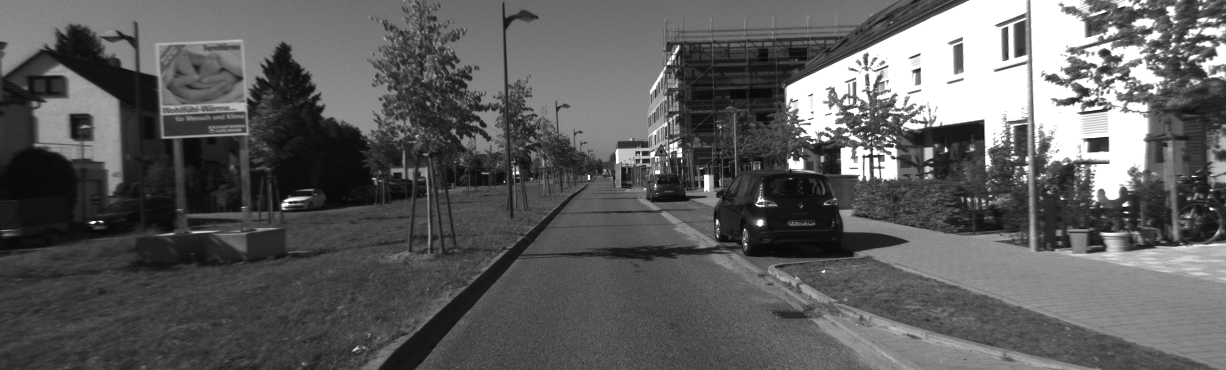
#> input picture KITTI_sequence_1/image_l/000000.png, 1226 x 370 px, found by its file name; its folder holds 4 pictures in this run
$ python live_camera_pose_estimation.py
#> lines starting #> are read from the running program, lines starting #| are printed output that depends on the picture
import os
import numpy as np
import cv2
import random
from matplotlib import pyplot as plt

from lib.visualization import plotting
from lib.visualization.video import play_trip

from tqdm import tqdm


class VisualOdometry():
    def __init__(self, data_dir):
        self.K, self.P = self._load_calib(os.path.join(data_dir, 'calib.txt'))
        self.gt_poses = self._load_poses(os.path.join(data_dir, 'poses.txt'))
        self.images = self._load_images(os.path.join(data_dir, 'image_l'))
        self.orb = cv2.ORB_create(3000)
        FLANN_INDEX_LSH = 6
        index_params = dict(algorithm=FLANN_INDEX_LSH, table_number=6, key_size=12, multi_probe_level=1)
        search_params = dict(checks=50)
        self.flann = cv2.FlannBasedMatcher(indexParams=index_params, searchParams=search_params)

    @staticmethod
    def _load_calib(filepath):
        """
        Loads the calibration of the camera
        Parameters
        ----------
        filepath (str): The file path to the camera file

        Returns
        -------
        K (ndarray): Intrinsic parameters
        P (ndarray): Projection matrix
        """
#> called with filepath = 'KITTI_sequence_2/calib.txt'
        with open(filepath, 'r') as f:
#> (reads KITTI_sequence_1/calib.txt from the repository)
            params = np.fromstring(f.readline(), dtype=np.float64, sep=' ')
            P = np.reshape(params, (3, 4))
            K = P[0:3, 0:3]
        return K, P

    @staticmethod
    def _load_poses(filepath):
        """
        Loads the GT poses

        Parameters
        ----------
        filepath (str): The file path to the poses file

        Returns
        -------
        poses (ndarray): The GT poses
        """
#> called with filepath = 'KITTI_sequence_2/poses.txt'
        poses = []
        with open(filepath, 'r') as f:
#> (reads KITTI_sequence_1/poses.txt from the repository)
            for line in f.readlines():
                T = np.fromstring(line, dtype=np.float64, sep=' ')
                T = T.reshape(3, 4)
                T = np.vstack((T, [0, 0, 0, 1]))
                poses.append(T)
        return poses

    @staticmethod
    def _load_images(filepath):
        """
        Loads the images

        Parameters
        ----------
        filepath (str): The file path to image dir

        Returns
        -------
        images (list): grayscale images
        """
#> called with filepath = 'KITTI_sequence_2/image_l'
        image_paths = [os.path.join(filepath, file) for file in sorted(os.listdir(filepath))]
        return [cv2.imread(path, cv2.IMREAD_GRAYSCALE) for path in image_paths]
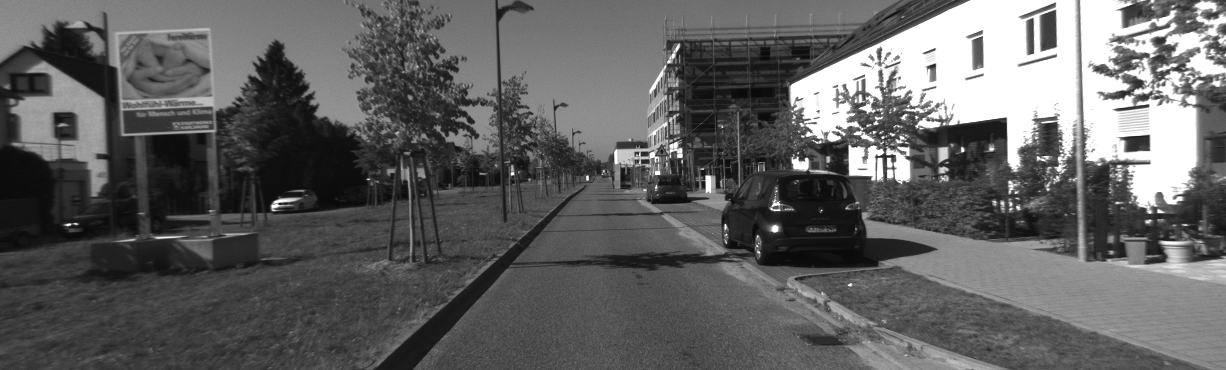
#> input picture KITTI_sequence_1/image_l/000001.png, 1226 x 370 px, found by its file name
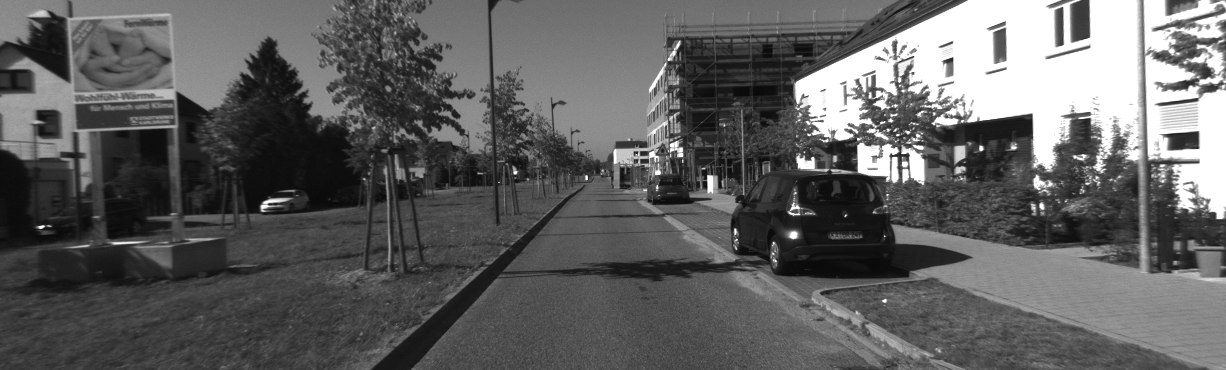
#> input picture KITTI_sequence_1/image_l/000002.png, 1226 x 370 px, found by its file name
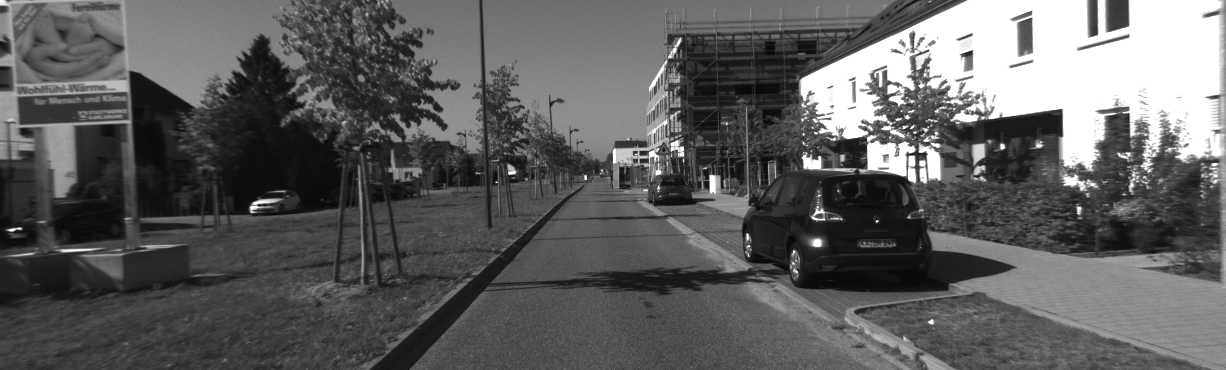
#> input picture KITTI_sequence_1/image_l/000003.png, 1226 x 370 px, found by its file name

    @staticmethod
    def _form_transf(R, t):
        """
        Makes a transformation matrix from the given rotation matrix and translation vector

        Parameters
        ----------
        R (ndarray): The rotation matrix
        t (list): The translation vector

        Returns
        -------
        T (ndarray): The transformation matrix
        """
        T = np.eye(4, dtype=np.float64)
        T[:3, :3] = R
        T[:3, 3] = t
        return T

    def get_matches(self, i):
        """
        This function detect and compute keypoints and descriptors from the i-1'th and i'th image using the class orb object

        Parameters
        ----------
        i (int): The current frame

        Returns
        -------
        q1 (ndarray): The good keypoints matches position in i-1'th image
        q2 (ndarray): The good keypoints matches position in i'th image
        """


        #keypoints1 = self.orb.detect(self.images[i - 1], None)
        keypoints1, descriptors1 = self.orb.detectAndCompute(self.images[i - 1], None)
        #keypoints2 = self.orb.detect(self.images[i], None)
        keypoints2, descriptors2 = self.orb.detectAndCompute(self.images[i], None)


        matches = self.flann.knnMatch(descriptors1, descriptors2, k=2)
        # store all the good matches as per Lowe's ratio test.


        good = []
        for m,n in matches:
            if m.distance < 0.5*n.distance:
                good.append(m)

        q1 = np.float32([ keypoints1[m.queryIdx].pt for m in good ])
        q2 = np.float32([ keypoints2[m.trainIdx].pt for m in good ])

        draw_params = dict(matchColor = -1, # draw matches in green color
                singlePointColor = None,
                matchesMask = None, # draw only inliers
                flags = 2)

        img3 = cv2.drawMatches(self.images[i], keypoints1, self. images[i-1],keypoints2, good ,None,**draw_params)
        cv2.imshow("image", img3)
        cv2.waitKey(750)
        # plt.imshow(img3, 'gray'),plt.show()
        # plt.imshow(self.images[i]),plt.show()
        # plt.imshow(self.images[i-1]),plt.show()
        return q1, q2


        # This function should detect and compute keypoints and descriptors from the i-1'th and i'th image using the class orb object
        # The descriptors should then be matched using the class flann object (knnMatch with k=2)
        # Remove the matches not satisfying Lowe's ratio test
        # Return a list of the good matches for each image, sorted such that the n'th descriptor in image i matches the n'th descriptor in image i-1
        # https://docs.opencv.org/master/d1/de0/tutorial_py_feature_homography.html
        pass

    def get_pose(self, q1, q2):
        """
        Calculates the transformation matrix

        Parameters
        ----------
        q1 (ndarray): The good keypoints matches position in i-1'th image
        q2 (ndarray): The good keypoints matches position in i'th image

        Returns
        -------
        transformation_matrix (ndarray): The transformation matrix
        """

        Essential, mask = cv2.findEssentialMat(q1, q2, self.K)
        # print ("\nEssential matrix:\n" + str(Essential))

        R, t = self.decomp_essential_mat(Essential, q1, q2)

        return self._form_transf(R,t)

        # Estimate the Essential matrix using built in OpenCV function
        # Use decomp_essential_mat to decompose the Essential matrix into R and t
        # Use the provided function to convert R and t to a transformation matrix T
        pass

    def decomp_essential_mat(self, E, q1, q2):
        """
        Decompose the Essential matrix

        Parameters
        ----------
        E (ndarray): Essential matrix
        q1 (ndarray): The good keypoints matches position in i-1'th image
        q2 (ndarray): The good keypoints matches position in i'th image

        Returns
        -------
        right_pair (list): Contains the rotation matrix and translation vector
        """


        R1, R2, t = cv2.decomposeEssentialMat(E)
        T1 = self._form_transf(R1,np.ndarray.flatten(t))
        T2 = self._form_transf(R2,np.ndarray.flatten(t))
        T3 = self._form_transf(R1,np.ndarray.flatten(-t))
        T4 = self._form_transf(R2,np.ndarray.flatten(-t))
        transformations = [T1, T2, T3, T4]

        # Homogenize K
        K = np.concatenate(( self.K, np.zeros((3,1)) ), axis = 1)

        # List of projections
        projections = [K @ T1, K @ T2, K @ T3, K @ T4]

        np.set_printoptions(suppress=True)

        # [4 lines of commented-out code are left out]

        positives = []
        for P, T in zip(projections, transformations):
            hom_Q1 = cv2.triangulatePoints(self.P, P, q1.T, q2.T)
            hom_Q2 = T @ hom_Q1
            # Un-homogenize
            Q1 = hom_Q1[:3, :] / hom_Q1[3, :]
            Q2 = hom_Q2[:3, :] / hom_Q2[3, :]

            total_sum = sum(Q2[2, :] > 0) + sum(Q1[2, :] > 0)
            relative_scale = np.mean(np.linalg.norm(Q1.T[:-1] - Q1.T[1:], axis=-1)/
                                     np.linalg.norm(Q2.T[:-1] - Q2.T[1:], axis=-1))
            positives.append(total_sum + relative_scale)


        # Decompose the Essential matrix using built in OpenCV function
        # Form the 4 possible transformation matrix T from R1, R2, and t
        # Create projection matrix using each T, and triangulate points hom_Q1
        # Transform hom_Q1 to second camera using T to create hom_Q2
        # Count how many points in hom_Q1 and hom_Q2 with positive z value
        # Return R and t pair which resulted in the most points with positive z

        max = np.argmax(positives)
        if (max == 2):
            # print(-t)
            return R1, np.ndarray.flatten(-t)
        elif (max == 3):
            # print(-t)
            return R2, np.ndarray.flatten(-t)
        elif (max == 0):
            # print(t)
            return R1, np.ndarray.flatten(t)
        elif (max == 1):
            # print(t)
            return R2, np.ndarray.flatten(t)


def main():
    data_dir = 'KITTI_sequence_2'  # Try KITTI_sequence_2 too
    vo = VisualOdometry(data_dir)


    play_trip(vo.images)  # Comment out to not play the trip
#> (this line was passed over: lib is not available in this run)

    gt_path = []
    estimated_path = []
    for i, gt_pose in enumerate(tqdm(vo.gt_poses, unit="pose")):
        if i == 0:
            cur_pose = gt_pose
        else:
            q1, q2 = vo.get_matches(i)
            transf = vo.get_pose(q1, q2)
            cur_pose = np.matmul(cur_pose, np.linalg.inv(transf))
            print ("\nGround truth pose:\n" + str(gt_pose))
            print ("\n Current pose:\n" + str(cur_pose))
            print ("The current pose used x,y: \n" + str(cur_pose[0,3]) + "   " + str(cur_pose[2,3]) )
        gt_path.append((gt_pose[0, 3], gt_pose[2, 3]))
        estimated_path.append((cur_pose[0, 3], cur_pose[2, 3]))
#> this loop made 5 passes
#> (printed output is left out)
#> pass 2, in get_matches, `img3 = cv2.drawMatches(self.images[i], keypoints1, self. images[i-1],k..`:
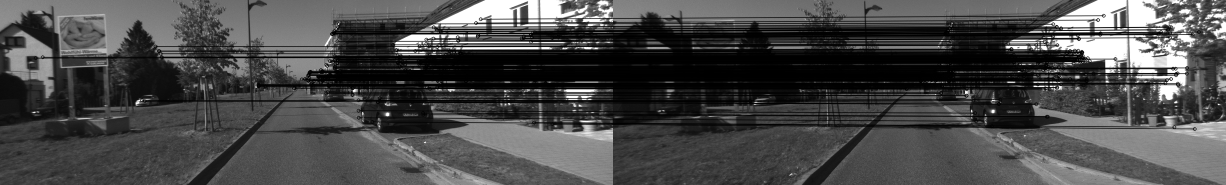
#> img3: shape (370, 2452, 3) (shown at 1/2 size); min 0, max 255, mean 73.2
#> pass 3, in get_matches (call 2), `img3 = cv2.drawMatches(self.images[i], keypoints1, self. images[i-1],k..`:
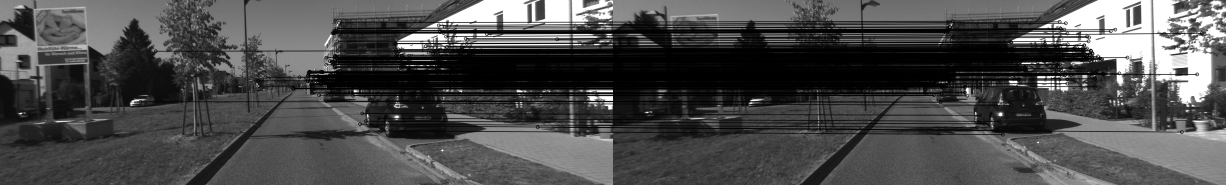
#> img3: shape (370, 2452, 3) (shown at 1/2 size); min 0, max 255, mean 75.9
#> after the loop, estimated_path = [(0, 2.22e-16), (0.0775, 0.995), (0.197, 1.99), (0.234, 2.99)]; gt_path = [(0, 2.22e-16), (-0.014, 1.2), (-0.0279, 2.38), (-0.0418, 3.58)]


    plotting.visualize_paths(gt_path, estimated_path, "Visual Odometry", file_out=os.path.basename(data_dir) + ".html")


if __name__ == "__main__":
#> (the run stopped early here; a loop or call above may not have finished)
